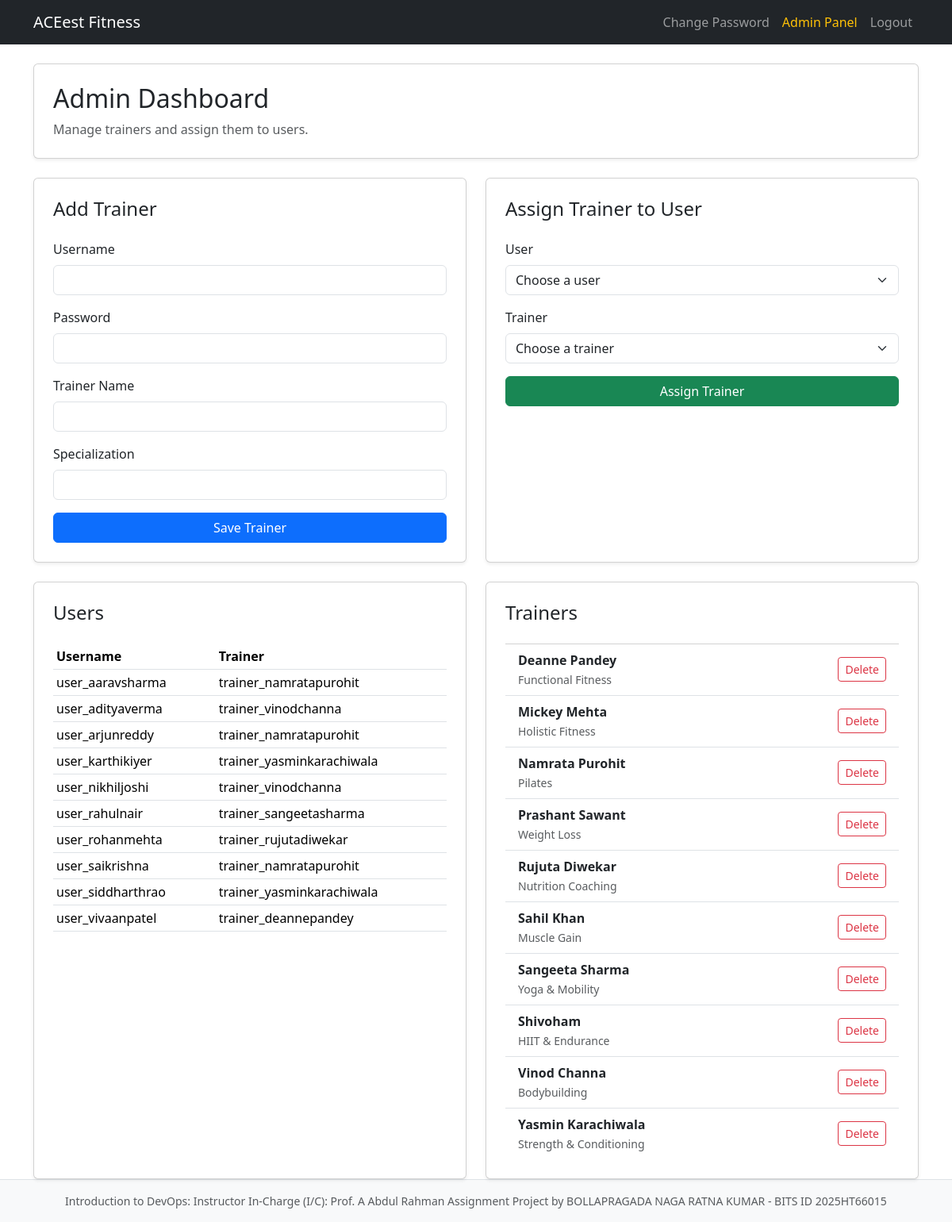
Page /admin (signed in) on the earlier database version.
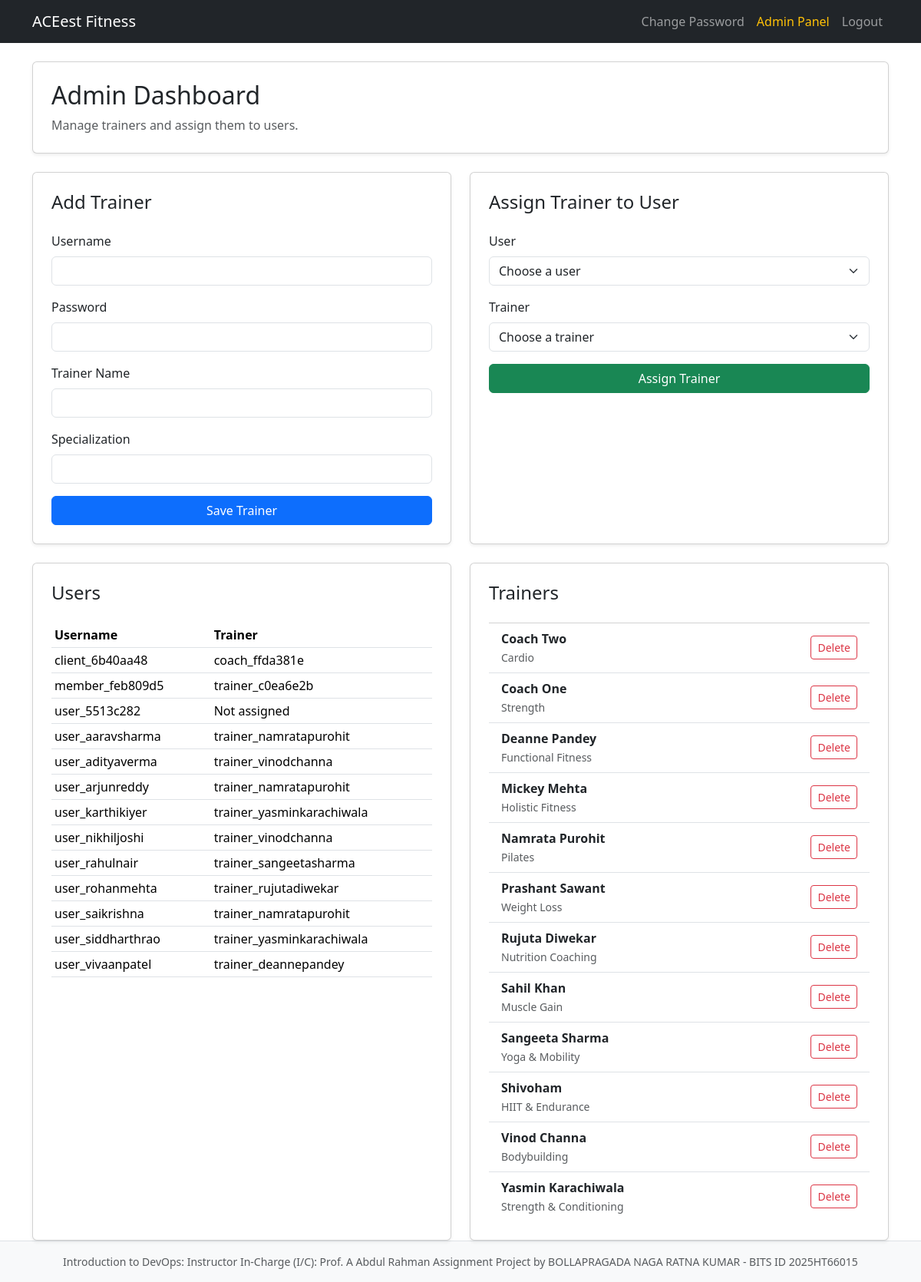
Same page on the later database version.
### app.py (models this page shows)
class User(db.Model, UserMixin):
    id = db.Column(db.Integer, primary_key=True)
    username = db.Column(db.String(150), unique=True, nullable=False)
    password = db.Column(db.String(150), nullable=False)
    role = db.Column(db.String(50), default='user')
    trainer_id = db.Column(db.Integer, db.ForeignKey('user.id'))
    assigned_trainer = db.relationship(
        'User',
        remote_side=[id],
        foreign_keys=[trainer_id],
        backref=db.backref('assigned_users', lazy='dynamic'),
        lazy='joined',
    )

class Trainer(db.Model):
    id = db.Column(db.Integer, primary_key=True)
    user_id = db.Column(db.Integer, db.ForeignKey('user.id'), unique=True, nullable=False)
    name = db.Column(db.String(100), nullable=False)
    specialization = db.Column(db.String(100), nullable=False)
    user = db.relationship('User', backref=db.backref('trainer_profile', uselist=False), foreign_keys=[user_id])

### app.py (the view)
@app.route('/admin')
@login_required
@role_required('admin')
def admin_dashboard():
    users = User.query.filter_by(role='user').order_by(User.username).all()
    trainers = User.query.filter_by(role='trainer').order_by(User.username).all()
    trainer_profiles = Trainer.query.join(User, Trainer.user_id == User.id).order_by(User.username).all()
    return render_template(
        'admin_dashboard.html',
        users=users,
        trainers=trainers,
        trainer_profiles=trainer_profiles,
    )

### app.py (called while the page is built)
@login_manager.user_loader
def load_user(user_id):
    return db.session.get(User, int(user_id))

def role_required(*roles):
    def decorator(view_function):
        @wraps(view_function)
        def wrapped_view(*args, **kwargs):
            if not current_user.is_authenticated:
                return login_manager.unauthorized()
            if current_user.role not in roles:
                flash('Access denied.', 'danger')
                return redirect(url_for('dashboard'))
            return view_function(*args, **kwargs)
        return wrapped_view
    return decorator

### templates/admin_dashboard.html (shortened to what this page needs)
{% extends "base.html" %}
{% block content %}
<div class="row g-4">
    <div class="col-12">
        <div class="card shadow-sm p-4">
            <h2 class="mb-2">Admin Dashboard</h2>
            <p class="text-muted mb-0">Manage trainers and assign them to users.</p>
        </div>
    </div>
    <div class="col-md-6">
        <div class="card shadow-sm p-4 h-100">
            <h4>Add Trainer</h4>
            <form method="POST" action="{{ url_for('create_trainer') }}" class="mt-3">
                <div class="mb-3">
                    <label class="form-label">Username</label>
                    <input type="text" name="username" class="form-control" required>
                </div>
                <div class="mb-3">
                    <label class="form-label">Password</label>
                    <input type="password" name="password" class="form-control" required>
                </div>
                <div class="mb-3">
                    <label class="form-label">Trainer Name</label>
                    <input type="text" name="name" class="form-control" required>
                </div>
                <div class="mb-3">
                    <label class="form-label">Specialization</label>
                    <input type="text" name="specialization" class="form-control" required>
                </div>
                <button type="submit" class="btn btn-primary w-100">Save Trainer</button>
            </form>
        </div>
    </div>
    <div class="col-md-6">
        <div class="card shadow-sm p-4 h-100">
            <h4>Assign Trainer to User</h4>
            <form method="POST" action="{{ url_for('assign_trainer') }}" class="mt-3">
                <div class="mb-3">
                    <label class="form-label">User</label>
                    <select name="user_id" class="form-select" required>
                        <option value="">Choose a user</option>
                    </select>
                </div>
                <div class="mb-3">
                    <label class="form-label">Trainer</label>
                    <select name="trainer_id" class="form-select" required>
                        <option value="">Choose a trainer</option>
                    </select>
                </div>
                <button type="submit" class="btn btn-success w-100">Assign Trainer</button>
            </form>
        </div>
    </div>
    <div class="col-md-6">
        <div class="card shadow-sm p-4 h-100">
            <h4>Users</h4>
            <div class="table-responsive mt-3">
                <table class="table table-sm align-middle">
                    <thead>
                        <tr>
                            <th>Username</th>
                            <th>Trainer</th>
                        </tr>
                    </thead>
                    <tbody>
                        {% for user in users %}
                            <tr>
                                <td>{{ user.username }}</td>
                                <td>
                                    {% if user.assigned_trainer %}
                                        {{ user.assigned_trainer.username }}
                                    {% else %}
                                        Not assigned
                                    {% endif %}
                                </td>
                            </tr>
                        {% else %}
                            <tr>
                                <td colspan="2" class="text-muted">No users yet.</td>
                            </tr>
                        {% endfor %}
                    </tbody>
                </table>
            </div>
        </div>
    </div>
    <div class="col-md-6">
        <div class="card shadow-sm p-4 h-100">
            <h4>Trainers</h4>
            <div class="list-group list-group-flush mt-3">
                {% for trainer in trainers %}
                    <div class="list-group-item d-flex justify-content-between align-items-center">
                        <div>
                            <div class="fw-semibold">{{ trainer.trainer_profile.name if trainer.trainer_profile else trainer.username }}</div>
                            <small class="text-muted">
                                {{ trainer.trainer_profile.specialization if trainer.trainer_profile else 'No profile yet' }}
                            </small>
                        </div>
                        <form method="POST" action="{{ url_for('delete_trainer', trainer_user_id=trainer.id) }}" onsubmit="return confirm('Delete this trainer?');">
                            <button type="submit" class="btn btn-sm btn-outline-danger">Delete</button>
                        </form>
                    </div>
                {% else %}
                    <div class="text-muted">No trainers yet.</div>
                {% endfor %}
            </div>
        </div>
    </div>
</div>
{% endblock %}

### templates/base.html (shortened to what this page needs)
<!DOCTYPE html>
<html lang="en">
<head>
    <link href="https://cdn.jsdelivr.net/npm/bootstrap@5.3.3/dist/css/bootstrap.min.css" rel="stylesheet">
</head>
<body class="d-flex flex-column min-vh-100">
    <nav class="navbar navbar-expand-lg navbar-dark bg-dark mb-4">
        <div class="container">
            <a class="navbar-brand" href="{{ url_for('home') }}">ACEest Fitness</a>
            <div class="navbar-nav ms-auto">
                {% if current_user.is_authenticated %}
                    <a class="nav-link" href="{{ url_for('change_password') }}">Change Password</a>
                    {% if current_user.role == 'admin' %}
                        <a class="nav-link text-warning" href="{{ url_for('admin_dashboard') }}">Admin Panel</a>
                    {% elif current_user.role == 'trainer' %}
                        <a class="nav-link text-warning" href="{{ url_for('trainer_dashboard') }}">Trainer Panel</a>
                    {% endif %}
                    <a class="nav-link" href="{{ url_for('logout') }}">Logout</a>
                {% else %}
                    <a class="nav-link" href="{{ url_for('login') }}">Login</a>
                    <a class="nav-link" href="{{ url_for('register') }}">Register</a>
                {% endif %}
            </div>
        </div>
    </nav>
    <div class="container">
        {% block content %}{% endblock %}
    </div>
    <footer class="mt-auto py-3 border-top bg-light">
        <div class="container text-center small text-muted">
            Introduction to DevOps: Instructor In-Charge (I/C): Prof. A Abdul Rahman
            Assignment Project by BOLLAPRAGADA NAGA RATNA KUMAR - BITS ID 2025HT66015
        </div>
    </footer>
</body>
</html>

Differences in the rows shown:
added User: username "client_6b40aa48", assigned_trainer.username "coach_ffda381e", shown under "Users"
added User: username "member_feb809d5", assigned_trainer.username "trainer_c0ea6e2b", shown under "Users"
added User: username "user_5513c282", shows "Not assigned", shown under "Users"
added User: trainer_profile "Coach Two", trainer_profile "Cardio", shown under "Trainers"
added User: trainer_profile "Coach One", trainer_profile "Strength", shown under "Trainers"
